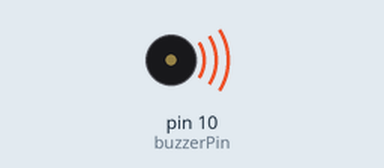
This sketch was run on a simulated Arduino Uno, built with avr-gcc and run on an emulated ATmega328P. On the bench: buzzer (waves = sounding, pin HIGH).

Above: at 0.05 s.
Timing chart, 0 to 3.0 s (numbered marks = the images above):
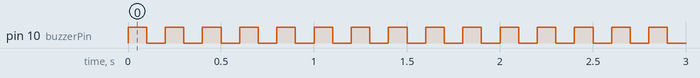

Measured:
- by itself, pin 10 (buzzerPin): alternates HIGH for 0.10 s and LOW for 0.10 s

The sketch:

ModifiedBuzzer.ino
```cpp
const int buzzerPin = 10;
void setup() {
 pinMode(buzzerPin, OUTPUT);

}

void loop() {
  digitalWrite(buzzerPin, HIGH);
  delay(100);
  digitalWrite(buzzerPin, LOW);
  delay(100);
}
```
